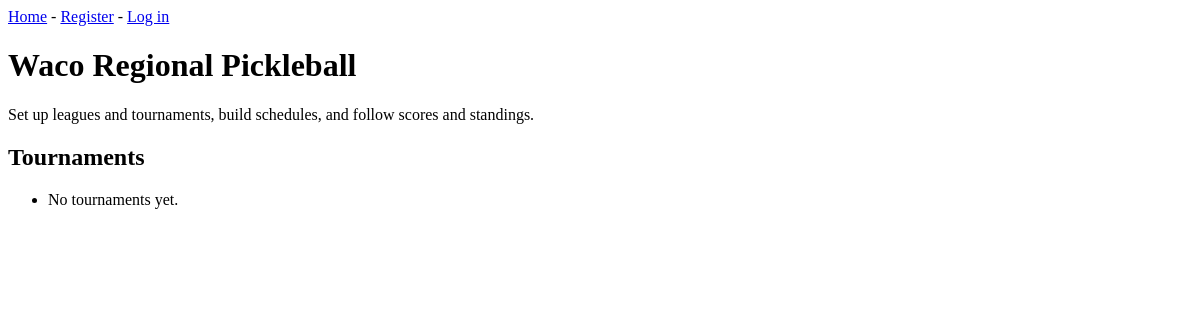
The app's page /, older data.
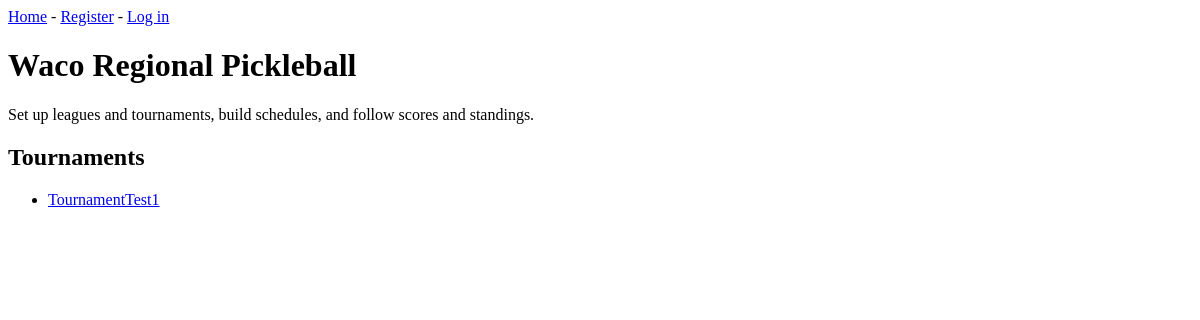
The same page, newer data.
### tournaments/models.py (models this page shows, shortened)
class Tournament(models.Model):
    RANKING_CHOICES = [('wins', 'Wins and losses'), ('points', 'Total points')]
    name = models.CharField(max_length=100)
    start_date = models.DateField()
    num_weeks = models.PositiveIntegerField()
    num_courts = models.PositiveIntegerField(default=4)
    ranking_method = models.CharField(max_length=10, choices=RANKING_CHOICES, default='wins')
    players_enter_scores = models.BooleanField(default=False)
    join_code = models.CharField(max_length=8, unique=True)
    admins = models.ManyToManyField(User, related_name='admin_tournaments')
    members = models.ManyToManyField(User, related_name='joined_tournaments', blank=True)
    date_added = models.DateTimeField(auto_now_add=True)

### tournaments/views.py (the view)
# urls.py: path('', views.index, name='index'),
def index(request):
    tournaments = Tournament.objects.order_by('-date_added')
    context = {'tournaments': tournaments}
    return render(request, 'tournaments/index.html', context)

### tournaments/templates/tournaments/index.html (shortened to what this page needs)
{% extends 'tournaments/base.html' %}
{% block content %}
  <h1>Waco Regional Pickleball</h1>
  <p>Set up leagues and tournaments, build schedules, and follow scores and standings.</p>
  <h2>Tournaments</h2>
  <ul>
    {% for tournament in tournaments %}
      <li><a href="{% url 'tournaments:tournament' tournament.id %}">{{ tournament.name }}</a></li>
    {% empty %}
      <li>No tournaments yet.</li>
    {% endfor %}
  </ul>
{% endblock content %}

Row changes from the older to the newer data that the page shows:
added Tournament: name "TournamentTest1"
Text that changed along with them:
text no longer shown: "No tournaments yet."
